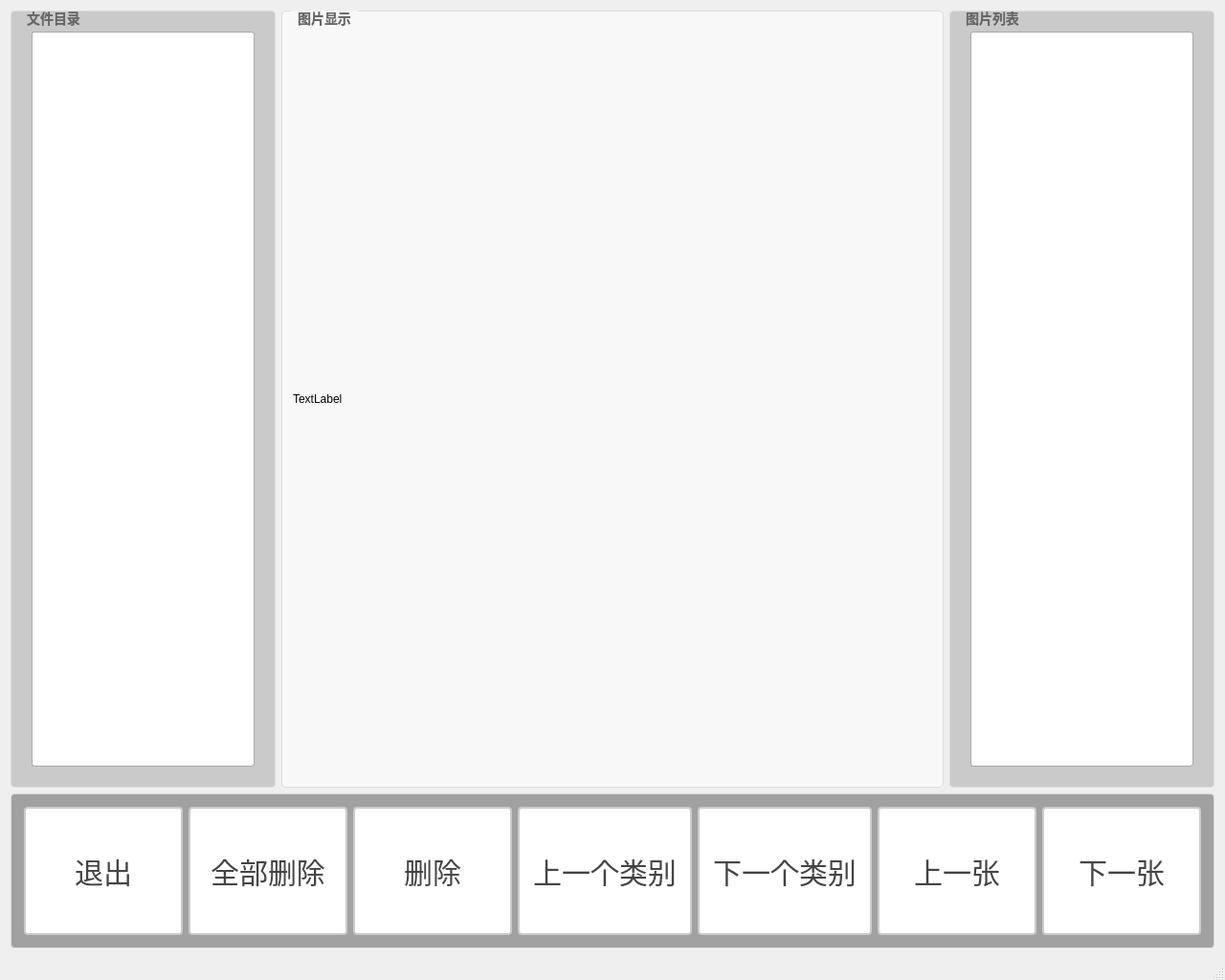
<?xml version="1.0" encoding="UTF-8"?>
<ui version="4.0">
 <class>PicturesViewerClass</class>
 <widget class="QMainWindow" name="PicturesViewerClass">
  <property name="geometry">
   <rect>
    <x>0</x>
    <y>0</y>
    <width>1280</width>
    <height>1024</height>
   </rect>
  </property>
  <property name="windowTitle">
   <string>PicturesViewer</string>
  </property>
  <widget class="QWidget" name="centralWidget">
   <layout class="QVBoxLayout" name="verticalLayout" stretch="5,1">
    <item>
     <layout class="QHBoxLayout" name="horizontalLayout" stretch="2,5,2">
      <item>
       <widget class="QGroupBox" name="groupBox">
        <property name="styleSheet">
         <string notr="true">QGroupBox {
    border: 1px solid #DDD;
    border-radius: 4px;
    font: bold 14px;
    color: #666;
    background-color: rgb(202, 202, 202);
    padding: 10px; 
}

QGroupBox::title {
    subcontrol-origin: margin;
    subcontrol-position: top left;
    left: 10px;
    padding: 0 5px;
}</string>
        </property>
        <property name="title">
         <string>文件目录</string>
        </property>
        <layout class="QGridLayout" name="gridLayout">
         <item row="0" column="0">
          <widget class="QTreeView" name="treeView_categoryTree">
           <property name="styleSheet">
            <string notr="true">/* 基础树形视图 */
QTreeView {
    border: 1px solid #AAAAAA;
    border-radius: 3px;
    background: #FFFFFF;
    color: #444444;
    font-size: 14px;
    outline: 0;
    padding: 2px;
    show-decoration-selected: 1;
    indentation: 24px;  /* 层级缩进 */
}

/* 树形分支线 */
QTreeView::branch {
    background: #FFFFFF;
    border-left: 1px dotted #DDDDDD;  /* 层级连接线 */
    margin-left: 12px;
}

QTreeView::branch:has-siblings {
    border-left: none;
}

/* 展开/折叠图标 */
QTreeView::branch:closed:has-children {
    border-image: url(:/icons/tree_closed_gray.svg) 0;
}

QTreeView::branch:open:has-children {
    border-image: url(:/icons/tree_open_gray.svg) 0;
}

/* 列表项通用样式 */
QTreeView::item {
    height: 28px;
    padding: 4px 8px;
    border-radius: 2px;
    margin: 1px 0;
    border: 1px solid transparent;
}

/* 悬停效果 */
QTreeView::item:hover {
    background: #F8F8F8;
    border-color: #888888;
}

/* 选中状态 */
QTreeView::item:selected {
    background: #666666;
    color: #FFFFFF;
    border-color: #555555;
}

/* 焦点状态 */
QTreeView::item:selected:focus {
    background: qlineargradient(
        x1:0, y1:0, x2:0, y2:1,
        stop:0 #666666, 
        stop:1 #555555
    );
}

/* 禁用状态 */
QTreeView:disabled {
    border-color: #DDDDDD;
    color: #AAAAAA;
}

QTreeView::item:disabled {
    background: #F5F5F5;
    color: #AAAAAA;
}

/* 紧凑型变体 */
QTreeView.compact {
    font-size: 13px;
    indentation: 20px;
}

QTreeView.compact::item {
    height: 24px;
    padding: 2px 6px;
}

/* 交替行颜色 */
QTreeView::item:alternate {
    background: #FAFAFA;
}

/* 表头样式 */
QHeaderView {
    background: #FFFFFF;
}

QHeaderView::section {
    background: #F8F8F8;
    border: 1px solid #DDDDDD;
    padding: 6px 8px;
    color: #666666;
    font-weight: 500;
}

/* 排序指示器 */
QHeaderView::down-arrow {
    image: url(:/icons/sort_desc_gray.svg);
}

QHeaderView::up-arrow {
    image: url(:/icons/sort_asc_gray.svg);
}</string>
           </property>
          </widget>
         </item>
        </layout>
       </widget>
      </item>
      <item>
       <widget class="QGroupBox" name="groupBox_3">
        <property name="styleSheet">
         <string notr="true">QGroupBox {
    border: 1px solid #DDD;
    border-radius: 4px;
    font: bold 14px;
    color: #666;
    background-color: #F8F8F8;
}

QGroupBox::title {
    subcontrol-origin: margin;
    subcontrol-position: top left;
    left: 10px;
    padding: 0 5px;
}</string>
        </property>
        <property name="title">
         <string>图片显示</string>
        </property>
        <layout class="QGridLayout" name="gridLayout_3">
         <item row="0" column="0">
          <widget class="QLabel" name="label_imgDisplay">
           <property name="text">
            <string>TextLabel</string>
           </property>
          </widget>
         </item>
        </layout>
       </widget>
      </item>
      <item>
       <widget class="QGroupBox" name="groupBox_2">
        <property name="styleSheet">
         <string notr="true">QGroupBox {
    border: 1px solid #DDD;
    border-radius: 4px;
    font: bold 14px;
    color: #666;
    background-color: rgb(202, 202, 202);
    padding: 10px; 
}

QGroupBox::title {
    subcontrol-origin: margin;
    subcontrol-position: top left;
    left: 10px;
    padding: 0 5px;
}</string>
        </property>
        <property name="title">
         <string>图片列表</string>
        </property>
        <layout class="QGridLayout" name="gridLayout_2">
         <item row="0" column="0">
          <widget class="QListView" name="listView_picturesList">
           <property name="styleSheet">
            <string notr="true">/* 基础列表视图 */
QListView {
    border: 1px solid #AAAAAA;
    border-radius: 3px;
    background: #FFFFFF;
    color: #444444;
    font-size: 20px;
    outline: 0; 
    padding: 2px;
}

/* 列表项通用样式 */
QListView::item {
    height: 28px;
    padding: 4px 8px;
    border-radius: 2px;
    margin: 1px 2px;
}

/* 悬停效果 */
QListView::item:hover {
    background: #F8F8F8;
    border: 1px solid #888888;
}

/* 选中状态 */
QListView::item:selected {
    background: #666666;
    color: #FFFFFF;
    border: 1px solid #555555;
}

/* 焦点状态 */
QListView::item:selected:active {
    background: qlineargradient(
        x1:0, y1:0, x2:0, y2:1,
        stop:0 #666666, 
        stop:1 #555555
    );
}

/* 禁用状态 */
QListView:disabled {
    border-color: #DDDDDD;
    color: #AAAAAA;
}

QListView::item:disabled {
    background: #F5F5F5;
    color: #AAAAAA;
}

/* 紧凑型变体 */
QListView.compact {
    font-size: 13px;
}

QListView.compact::item {
    height: 24px;
    padding: 2px 6px;
}

/* 滚动条样式 */
QScrollBar:vertical {
    width: 10px;
    background: #FFFFFF;
}

QScrollBar::handle:vertical {
    background: #CCCCCC;
    border-radius: 4px;
    min-height: 20px;
}

QScrollBar::handle:vertical:hover {
    background: #AAAAAA;
}

QScrollBar::add-line:vertical, 
QScrollBar::sub-line:vertical {
    height: 0px;
}

/* 强调型变体 */
QListView.emphasized::item:selected {
    background: #4A4A4A;
    border-color: #3A3A3A;
}

/* 交替行颜色 */
QListView::item:alternate {
    background: #FAFAFA;
}

/* 角部处理 */
QScrollBar #qt_scrollarea_corner {
    background: #FFFFFF;
}</string>
           </property>
          </widget>
         </item>
        </layout>
       </widget>
      </item>
     </layout>
    </item>
    <item>
     <widget class="QGroupBox" name="groupBox_4">
      <property name="styleSheet">
       <string notr="true">QGroupBox {
    border: 1px solid #DDD;
    border-radius: 4px;
    font: bold 14px;
    color: #666;
    background-color: rgb(161, 161, 161);
    padding: 2px; 
}

QGroupBox::title {
    subcontrol-origin: margin;
    subcontrol-position: top left;
    left: 10px;
    padding: 0 5px;
}</string>
      </property>
      <property name="title">
       <string/>
      </property>
      <layout class="QHBoxLayout" name="horizontalLayout_2">
       <item>
        <widget class="QPushButton" name="pbtn_exit">
         <property name="sizePolicy">
          <sizepolicy hsizetype="Minimum" vsizetype="Minimum">
           <horstretch>0</horstretch>
           <verstretch>0</verstretch>
          </sizepolicy>
         </property>
         <property name="styleSheet">
          <string notr="true">QPushButton {
    padding: 6px 14px;
    border: 2px solid #CCC;
    border-radius: 4px;
    background-color: white;
    color: #444;
    font-size: 30px; 
}

QPushButton:hover {
    border-color: #999;
    background-color: #F5F5F5;
}

QPushButton:pressed {
    border-color: #777;
    background-color: #EEE;
}</string>
         </property>
         <property name="text">
          <string>退出</string>
         </property>
        </widget>
       </item>
       <item>
        <widget class="QPushButton" name="pbtn_deleteTotal">
         <property name="sizePolicy">
          <sizepolicy hsizetype="Minimum" vsizetype="Minimum">
           <horstretch>0</horstretch>
           <verstretch>0</verstretch>
          </sizepolicy>
         </property>
         <property name="styleSheet">
          <string notr="true">QPushButton {
    padding: 6px 14px;
    border: 2px solid #CCC;
    border-radius: 4px;
    background-color: white;
    color: #444;
    font-size: 30px; 
}

QPushButton:hover {
    border-color: #999;
    background-color: #F5F5F5;
}

QPushButton:pressed {
    border-color: #777;
    background-color: #EEE;
}</string>
         </property>
         <property name="text">
          <string>全部删除</string>
         </property>
        </widget>
       </item>
       <item>
        <widget class="QPushButton" name="pbtn_delete">
         <property name="sizePolicy">
          <sizepolicy hsizetype="Minimum" vsizetype="Minimum">
           <horstretch>0</horstretch>
           <verstretch>0</verstretch>
          </sizepolicy>
         </property>
         <property name="styleSheet">
          <string notr="true">QPushButton {
    padding: 6px 14px;
    border: 2px solid #CCC;
    border-radius: 4px;
    background-color: white;
    color: #444;
    font-size: 30px; 
}

QPushButton:hover {
    border-color: #999;
    background-color: #F5F5F5;
}

QPushButton:pressed {
    border-color: #777;
    background-color: #EEE;
}</string>
         </property>
         <property name="text">
          <string>删除</string>
         </property>
        </widget>
       </item>
       <item>
        <widget class="QPushButton" name="pbtn_preCategory">
         <property name="sizePolicy">
          <sizepolicy hsizetype="Minimum" vsizetype="Minimum">
           <horstretch>0</horstretch>
           <verstretch>0</verstretch>
          </sizepolicy>
         </property>
         <property name="styleSheet">
          <string notr="true">QPushButton {
    padding: 6px 14px;
    border: 2px solid #CCC;
    border-radius: 4px;
    background-color: white;
    color: #444;
    font-size: 30px; 
}

QPushButton:hover {
    border-color: #999;
    background-color: #F5F5F5;
}

QPushButton:pressed {
    border-color: #777;
    background-color: #EEE;
}</string>
         </property>
         <property name="text">
          <string>上一个类别</string>
         </property>
        </widget>
       </item>
       <item>
        <widget class="QPushButton" name="pbtn_nextCategory">
         <property name="sizePolicy">
          <sizepolicy hsizetype="Minimum" vsizetype="Minimum">
           <horstretch>0</horstretch>
           <verstretch>0</verstretch>
          </sizepolicy>
         </property>
         <property name="styleSheet">
          <string notr="true">QPushButton {
    padding: 6px 14px;
    border: 2px solid #CCC;
    border-radius: 4px;
    background-color: white;
    color: #444;
    font-size: 30px; 
}

QPushButton:hover {
    border-color: #999;
    background-color: #F5F5F5;
}

QPushButton:pressed {
    border-color: #777;
    background-color: #EEE;
}</string>
         </property>
         <property name="text">
          <string>下一个类别</string>
         </property>
        </widget>
       </item>
       <item>
        <widget class="QPushButton" name="pbtn_prePicture">
         <property name="sizePolicy">
          <sizepolicy hsizetype="Minimum" vsizetype="Minimum">
           <horstretch>0</horstretch>
           <verstretch>0</verstretch>
          </sizepolicy>
         </property>
         <property name="styleSheet">
          <string notr="true">QPushButton {
    padding: 6px 14px;
    border: 2px solid #CCC;
    border-radius: 4px;
    background-color: white;
    color: #444;
    font-size: 30px; 
}

QPushButton:hover {
    border-color: #999;
    background-color: #F5F5F5;
}

QPushButton:pressed {
    border-color: #777;
    background-color: #EEE;
}</string>
         </property>
         <property name="text">
          <string>上一张</string>
         </property>
        </widget>
       </item>
       <item>
        <widget class="QPushButton" name="pbtn_nextPicture">
         <property name="sizePolicy">
          <sizepolicy hsizetype="Minimum" vsizetype="Minimum">
           <horstretch>0</horstretch>
           <verstretch>0</verstretch>
          </sizepolicy>
         </property>
         <property name="styleSheet">
          <string notr="true">QPushButton {
    padding: 6px 14px;
    border: 2px solid #CCC;
    border-radius: 4px;
    background-color: white;
    color: #444;
    font-size: 30px; 
}

QPushButton:hover {
    border-color: #999;
    background-color: #F5F5F5;
}

QPushButton:pressed {
    border-color: #777;
    background-color: #EEE;
}</string>
         </property>
         <property name="text">
          <string>下一张</string>
         </property>
        </widget>
       </item>
      </layout>
     </widget>
    </item>
   </layout>
  </widget>
  <widget class="QStatusBar" name="statusBar"/>
 </widget>
 <layoutdefault spacing="6" margin="11"/>
 <resources/>
 <connections/>
</ui>
